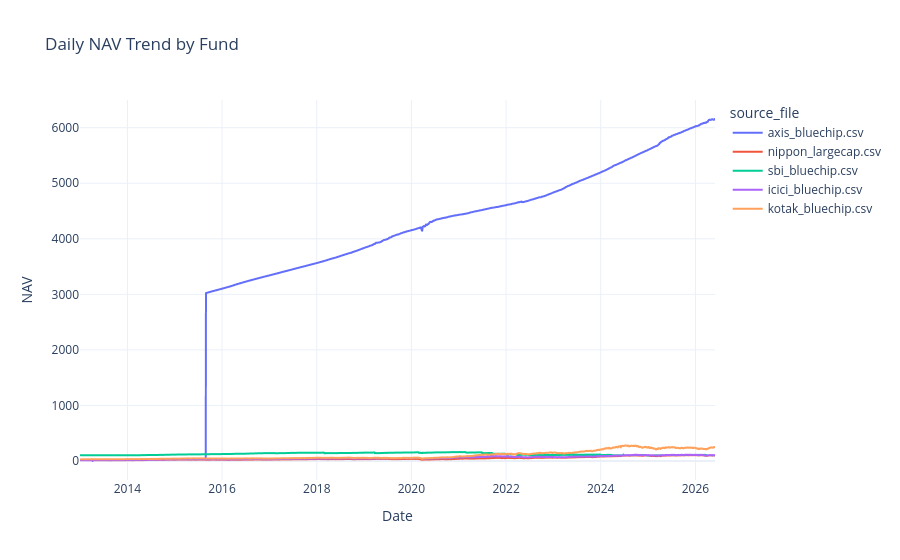

This figure's notebook cell:
### Markdown cell above
## Insight 1

The selected mutual fund schemes show a long-term upward NAV trend, indicating steady wealth creation over time. Different schemes exhibit different growth rates, with some funds significantly outperforming others.

### Code cell
nav_top["nav"] = pd.to_numeric(nav_top["nav"], errors="coerce")

fig = px.line(
    nav_top,
    x="date",
    y="nav",
    color="source_file",
    title="Daily NAV Trend by Fund"
)

fig.update_layout(
    xaxis_title="Date",
    yaxis_title="NAV",
    template="plotly_white"
)

fig.show()

### Figure 1 — Plotly figure (JSON) as saved in the notebook; plotly's stock layout.template omitted (floating-point values rounded to 4 significant figures; data arrays with more than 128 entries replaced by an {"elided": "..."} marker saying what was removed)
{"data": [{"hovertemplate": "source_file=axis_bluechip.csv<br>date=%{x}<br>nav=%{y}<extra></extra>", "legendgroup": "axis_bluechip.csv", "line": {"color": "#636efa", "dash": "solid"}, "marker": {"symbol": "circle"}, "mode": "lines", "name": "axis_bluechip.csv", "showlegend": true, "type": "scattergl", "x": {"elided": "3565 str values"}, "xaxis": "x", "y": {"elided": "3565 float values"}, "yaxis": "y"}, {"hovertemplate": "source_file=nippon_largecap.csv<br>date=%{x}<br>nav=%{y}<extra></extra>", "legendgroup": "nippon_largecap.csv", "line": {"color": "#EF553B", "dash": "solid"}, "marker": {"symbol": "circle"}, "mode": "lines", "name": "nippon_largecap.csv", "showlegend": true, "type": "scattergl", "x": {"elided": "3298 str values"}, "xaxis": "x", "y": {"elided": "3298 float values"}, "yaxis": "y"}, {"hovertemplate": "source_file=sbi_bluechip.csv<br>date=%{x}<br>nav=%{y}<extra></extra>", "legendgroup": "sbi_bluechip.csv", "line": {"color": "#00cc96", "dash": "solid"}, "marker": {"symbol": "circle"}, "mode": "lines", "name": "sbi_bluechip.csv", "showlegend": true, "type": "scattergl", "x": {"elided": "3236 str values"}, "xaxis": "x", "y": {"elided": "3236 float values"}, "yaxis": "y"}, {"hovertemplate": "source_file=icici_bluechip.csv<br>date=%{x}<br>nav=%{y}<extra></extra>", "legendgroup": "icici_bluechip.csv", "line": {"color": "#ab63fa", "dash": "solid"}, "marker": {"symbol": "circle"}, "mode": "lines", "name": "icici_bluechip.csv", "showlegend": true, "type": "scattergl", "x": {"elided": "3307 str values"}, "xaxis": "x", "y": {"elided": "3307 float values"}, "yaxis": "y"}, {"hovertemplate": "source_file=kotak_bluechip.csv<br>date=%{x}<br>nav=%{y}<extra></extra>", "legendgroup": "kotak_bluechip.csv", "line": {"color": "#FFA15A", "dash": "solid"}, "marker": {"symbol": "circle"}, "mode": "lines", "name": "kotak_bluechip.csv", "showlegend": true, "type": "scattergl", "x": {"elided": "3301 str values"}, "xaxis": "x", "y": {"elided": "3301 float values"}, "yaxis": "y"}], "layout": {"legend": {"title": {"text": "source_file"}, "tracegroupgap": 0}, "title": {"text": "Daily NAV Trend by Fund"}, "xaxis": {"anchor": "y", "domain": [0, 1], "title": {"text": "Date"}}, "yaxis": {"anchor": "x", "domain": [0, 1], "title": {"text": "NAV"}}}}
